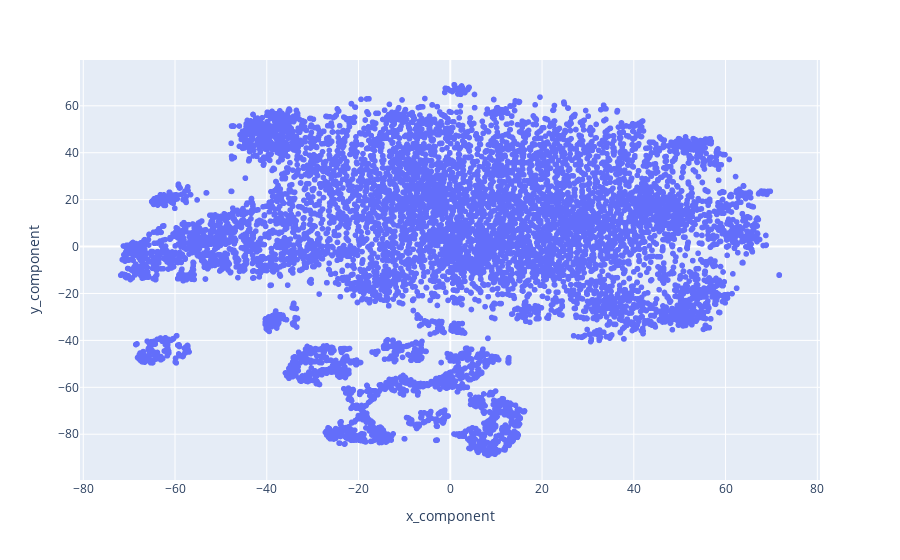

Notebook code cell kept with this figure:
### Code cell
import plotly.express as px
    
fig = px.scatter(df_numeric, x="x_component", y="y_component")
#fig.update_layout(height=800)
fig.show()

### Figure 1 — Plotly figure (JSON) as saved in the notebook; plotly's stock layout.template omitted (floating-point values rounded to 4 significant figures; data arrays with more than 128 entries replaced by an {"elided": "..."} marker saying what was removed)
{"data": [{"hovertemplate": "x_component=%{x}<br>y_component=%{y}<extra></extra>", "legendgroup": "", "marker": {"color": "#636efa", "symbol": "circle"}, "mode": "markers", "name": "", "showlegend": false, "type": "scattergl", "x": {"elided": "10670 float values"}, "xaxis": "x", "y": {"elided": "10670 float values"}, "yaxis": "y"}], "layout": {"legend": {"tracegroupgap": 0}, "margin": {"t": 60}, "xaxis": {"anchor": "y", "domain": [0, 1], "title": {"text": "x_component"}}, "yaxis": {"anchor": "x", "domain": [0, 1], "title": {"text": "y_component"}}}}
